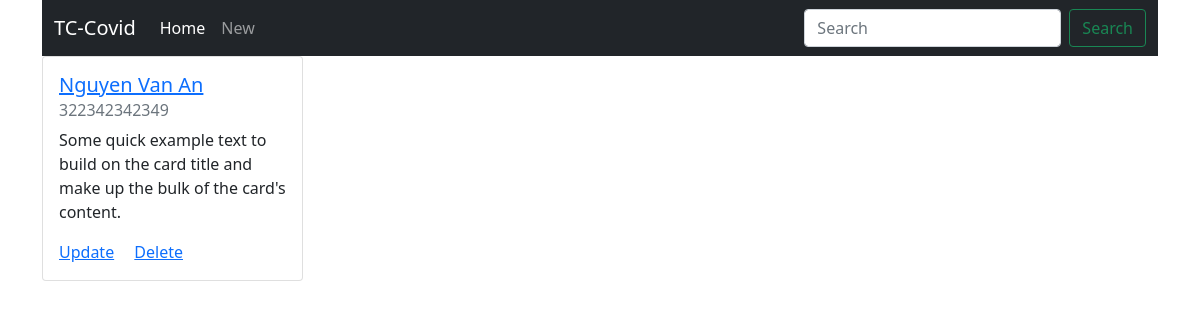
The app's page /tiemchung/, older data.
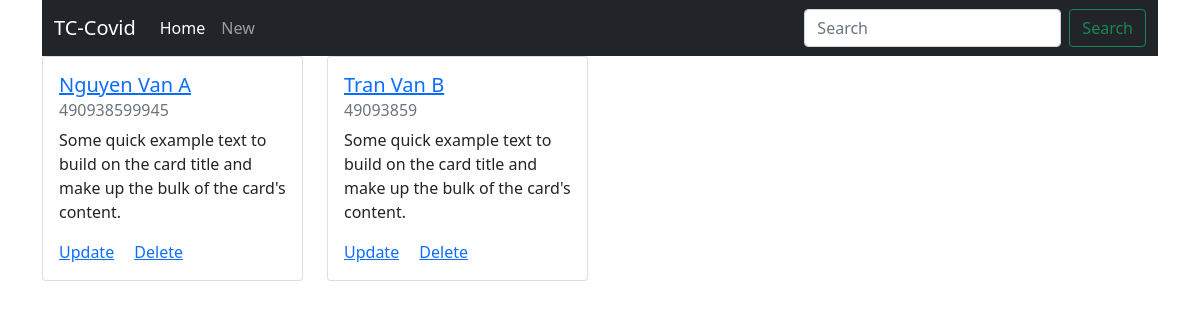
The same page, newer data.
### tiemchung/models.py (models this page shows, shortened)
class Dan(models.Model):
    cccd = models.CharField(max_length=20, unique=True)
    ten = models.CharField(max_length=50)
    class Meta:
        verbose_name_plural = 'Dan'

### tiemchung/views.py (the view)
# urls.py: path('', dan_list, name='dan-list'),
def dan_list(request):
    object_list = Dan.objects.all()
    return render(request, 'tiemchung/list.html', {'object_list': object_list})

### tiemchung/templates/tiemchung/list.html (shortened to what this page needs)
{% extends "base.html" %}
{% block content %}
<div class="row">
{% for dan in object_list %}
    <div class="col col-3 mb-3">
        <div class="card" style="">
        <div class="card-body">
            <h5 class="card-title"><a href="{% url 'tiemchung:dan-detail' dan.pk %}">{{ dan.ten }}</a></h5>
            <h6 class="card-subtitle mb-2 text-muted">{{ dan.cccd }}</h6>
            <p class="card-text">Some quick example text to build on the card title and make up the bulk of the card's content.</p>
            <a href="{% url 'tiemchung:dan-update' dan.pk %}" class="card-link">Update</a>
            <a href="{% url 'tiemchung:dan-delete' dan.pk %}" class="card-link">Delete</a>
        </div>
        </div>
    </div>
{% endfor %}
</div>
{% endblock content %}

### templates/base.html (shortened to what this page needs)
<!doctype html>
<html lang="en">
  <head>
    <link href="https://cdn.jsdelivr.net/npm/bootstrap@5.1.1/dist/css/bootstrap.min.css" rel="stylesheet">
  </head>
  <body>
    <div class="container">
    {% include 'snippets/navbar.html' %}
    {% block content %}{% endblock content %}
    </div>
  </body>
</html>

### templates/snippets/navbar.html (shortened to what this page needs)
<nav class="navbar navbar-expand-lg navbar-dark bg-dark">
  <div class="container-fluid">
    <a class="navbar-brand" href="{% url 'dashboard' %}">TC-Covid</a>
    <div class="collapse navbar-collapse" id="navbarSupportedContent">
      <ul class="navbar-nav me-auto mb-2 mb-lg-0">
        <li class="nav-item">
          <a class="nav-link active" aria-current="page" href="{% url 'tiemchung:dan-list' %}">Home</a>
        </li>
        <li class="nav-item">
          <a class="nav-link" href="{% url 'tiemchung:dan-create' %}">New</a>
        </li>
      </ul>
      <form class="d-flex">
        <input class="form-control me-2" type="search" placeholder="Search" aria-label="Search">
        <button class="btn btn-outline-success" type="submit">Search</button>
      </form>
    </div>
  </div>
</nav>

Row changes from the older to the newer data that the page shows:
removed Dan: ten "Nguyen Van An", cccd "322342342349"
added Dan: ten "Nguyen Van A", cccd "490938599945"
added Dan: ten "Tran Van B", cccd "49093859"
